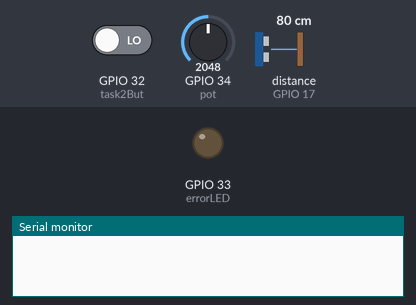
This sketch was run on a simulated ESP32. On the bench: output pins drawn as LEDs (lit = HIGH), the last lines printed to the serial monitor. Inputs (shaded band) come from the test bench; at power-on: GPIO 32 (task2But) LOW, GPIO 34 (pot) = 2048, distance to the obstacle (sensor on GPIO 17) 80 cm. The echo pulse lasts 58.3 µs per cm; pins used as bus, display or sensor lines are not drawn.

Above: at 1.2 s.
1.3 s: GPIO 32 (task2But) driven HIGH
3.1 s: GPIO 34 (pot) set to 1981
At 5.1 s:
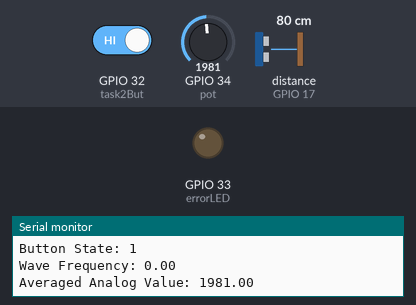
6.5 s: GPIO 34 (pot) set to 2087
At 8.7 s:
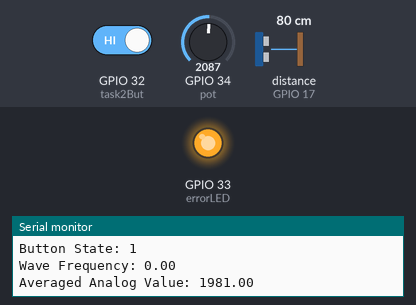
Timing chart, 0 to 10.2 s (numbered marks = the images above; inputs shaded):
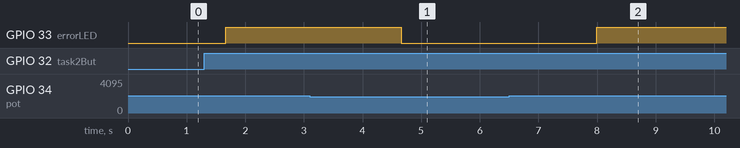

The sketch:

Saif_Saleem_H00272857_Embedded_Software_Assignment_3.ino
```cpp
#include <Arduino.h>

#define SIGBPULSELENGTH 50

//GPIO Pin Definitions
int msElapsedVar;
bool buttonState;
const int task2But = 32;
const int pot = 34;
const int sigB = 5;
const int errorLED = 33;
const int t3Input = 17;

//Variables for use by multiple functions
int potValue;
int task4Count = 0;
int analogAvg = 0;
float averagedVal = 0;
int oldAnalogVals[] = {0,0,0,0};
int error_code;
int nopCount;
float sqWaveDuration;
float sqWaveFreq;

//Queue and semaphore instantiation
static const uint8_t analogQueue_len = 4;
static QueueHandle_t analogQueue;
static SemaphoreHandle_t t9Sem;

//Struct for Task 9
  struct stateInfo {
    int t2ButtonState;
    float WaveFrequency;
    float potAvg;
    };


void task1(void * parameters) {
  for(;;){
  digitalWrite(sigB, HIGH);       //Function to set Signal B high for 50 micro-s
  delayMicroseconds(SIGBPULSELENGTH);
  digitalWrite(sigB, LOW);
  vTaskDelay(23/portTICK_PERIOD_MS);
    }
  }


void task2(void * parameters) {
  for(;;){
    buttonState = digitalRead(task2But);  //Read button state
    vTaskDelay(200/portTICK_PERIOD_MS);
    }
  }

void task3(void * parameters) {
  for(;;){
    sqWaveDuration = pulseIn(t3Input, LOW, 2500) * 2;    //Find pulse duration
    if(sqWaveDuration != 0){        //Prevents Div0 Errors
      sqWaveFreq = (1/(sqWaveDuration)) * 1000000;   //Find frequency and correct
      }
  vTaskDelay(1000/portTICK_PERIOD_MS);
    }
  }

void task4(void * parameters) {
  for(;;){
      potValue = analogRead(pot);   //Read pot value and increment counter
      task4Count++;                 //Increment counter for use in Task 5
      vTaskDelay(42/portTICK_PERIOD_MS);
    }
  }

void task5(void * parameters) {
  for(;;){
    int valFromQueue = analogRead(pot);

    //Shift old values by 1 in array
    if((task4Count % 4) == 0){
        oldAnalogVals[3] = valFromQueue;
      }
      if((task4Count % 4) == 1){
        oldAnalogVals[2] = oldAnalogVals[3];
      }
      if((task4Count % 4) == 2){
        oldAnalogVals[1] = oldAnalogVals[2];
      }
      if((task4Count % 4) == 3){
        oldAnalogVals[0] = oldAnalogVals[1];
      }

    //Find averaged (filtered) value
    analogAvg = (oldAnalogVals[0] + oldAnalogVals[1] + oldAnalogVals[2] + oldAnalogVals[3])/4;

    //Send averaged value to Task 7
    xQueueSend(analogQueue, (void *)&analogAvg, (TickType_t) 0);
    Serial.print("");     //An empty serial print is necessary for some reason. Program fails without it
    vTaskDelay(42/portTICK_PERIOD_MS);
    }
  }

void task6(void * parameters) {
  for(;;){
      nopCount = 0; //Can't use for loops. Counter used with while() instead
      while(nopCount < 1000) {
        __asm__ __volatile__ ("nop");
        nopCount++;     //Increment counter up to 1000
      }
    vTaskDelay(100/portTICK_PERIOD_MS);
    }
  }

void task7(void * parameters) {
  for(;;){

    int receivedAvg;
    //Receive analog average from Task 5
    xQueueReceive(analogQueue, (void *)&receivedAvg, (TickType_t) 10);

    //Full range is 4095
    if(receivedAvg >= 2048) {
      error_code = 1;
      }
    else if (receivedAvg <= 2047){
      error_code = 0;
      }
    vTaskDelay(333/portTICK_PERIOD_MS);
    }
  }

void task8(void * parameters) {
  for(;;){
  //Actuate LED if over half the range value
  if(error_code == 1){
    digitalWrite(errorLED, HIGH);
  }
  //Else, ensure it is turned off
  if(error_code == 0){
    digitalWrite(errorLED, LOW);
    }
    vTaskDelay(333/portTICK_PERIOD_MS);
    }
  }


void task9(void * parameters) {
  for(;;){

  xSemaphoreTake(t9Sem, (TickType_t) 1);
//Struct variables updated
    stateInfo s1 = {.t2ButtonState = buttonState, .WaveFrequency = sqWaveFreq, .potAvg = analogAvg};

    //Button has to be pressed for Task 9
    //Print data from struct
    if(buttonState == 1){
      Serial.print("Button State: "); Serial.print(s1.t2ButtonState);
      Serial.println("");
      Serial.print("Wave Frequency: "); Serial.print(s1.WaveFrequency);
      Serial.println("");
      Serial.print("Averaged Analog Value: "); Serial.print(s1.potAvg);
      Serial.println("");
    }

      vTaskDelay(5000/portTICK_PERIOD_MS);

      xSemaphoreGive(t9Sem);
    }
  }


  void setup(){

  pinMode(task2But, INPUT); //Pin mode definitions
  pinMode(pot, INPUT);
  pinMode(errorLED, OUTPUT);
  pinMode(sigB, OUTPUT);
  pinMode(t3Input, INPUT);

  Serial.begin(9600);

  //Queue and semaphore creation
  analogQueue = xQueueCreate(analogQueue_len, sizeof(int));

  t9Sem = xSemaphoreCreateCounting(1, 0);


    //Task creation
    //Priorities approximately ranked by frequencies
    //Stack sizes optimised
    xTaskCreate(
      task1,  //Function name
      "Task 1", //Task name
      1700,     //Stack size
      NULL,     //Task Parameters
      1,          //Priority
      NULL      //Task handle
      );

      xTaskCreate(
      task2,  //Function name
      "Task 2", //Task name
      1600,     //Stack size
      NULL,     //Task Parameters
      2,          //Priority
      NULL      //Task handle
      );

      xTaskCreate(
      task3,  //Function name
      "Task 3", //Task name
      1600,     //Stack size
      NULL,     //Task Parameters
      3,          //Priority
      NULL      //Task handle
      );

            xTaskCreate(
      task4,  //Function name
      "Task 4", //Task name
      1400,     //Stack size
      NULL,     //Task Parameters
      1,          //Priority
      NULL      //Task handle
      );

            xTaskCreate(
      task5,  //Function name
      "Task 5", //Task name
      1600,     //Stack size
      NULL,     //Task Parameters
      1,          //Priority
      NULL      //Task handle
      );

            xTaskCreate(
      task6,  //Function name
      "Task 6", //Task name
      1600,     //Stack size
      NULL,     //Task Parameters
      2,          //Priority
      NULL      //Task handle
      );

            xTaskCreate(
      task7,  //Function name
      "Task 7", //Task name
      1600,     //Stack size
      NULL,     //Task Parameters
      3,          //Priority
      NULL      //Task handle
      );


            xTaskCreate(
      task8,  //Function name
      "Task 8", //Task name
      1600,     //Stack size
      NULL,     //Task Parameters
      3,          //Priority
      NULL      //Task handle
      );

      xTaskCreate(
      task9,  //Function name
      "Task 9", //Task name
      1600,     //Stack size
      NULL,     //Task Parameters
      1,          //Priority
      NULL      //Task handle
      );

      }

      void loop(){vTaskDelay(portMAX_DELAY);}
```

Measured:
- after the input at 3.1 s, GPIO 33 (errorLED): HIGH → LOW after 1.6 s
- after the input at 6.5 s, GPIO 33 (errorLED): LOW → HIGH after 1.5 s
